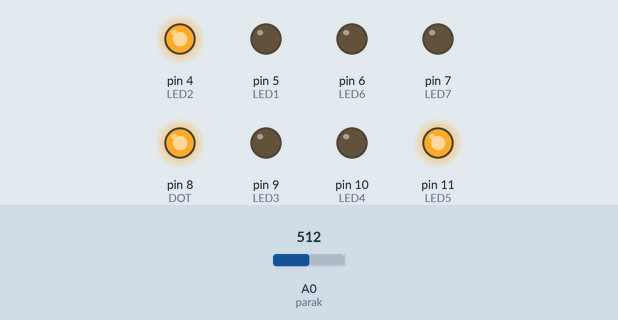
A sketch run on a simulated Arduino Uno, built with avr-gcc and run on an emulated ATmega328P. On the bench: output pins drawn as LEDs (lit = HIGH). The test bench sets the inputs (shaded band); at power-on: A0 (parak) = 512.

Above: at 1.2 s.
1.3 s: A0 (parak) set to 490
At 1.7 s:
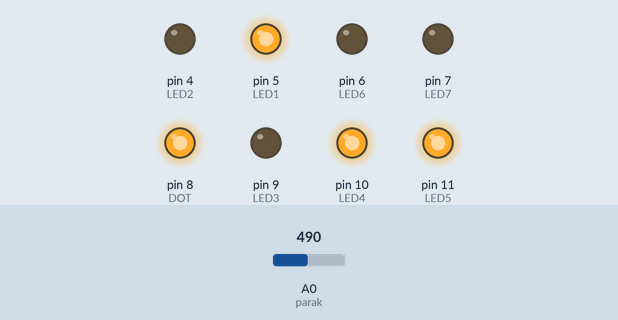
2.8 s: A0 (parak) set to 306
At 4.0 s:
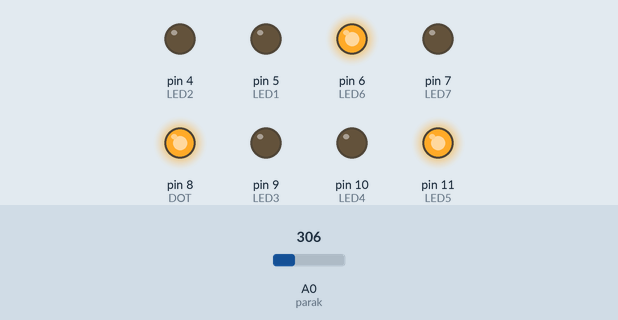
4.3 s: A0 (parak) set to 287
At 5.2 s:
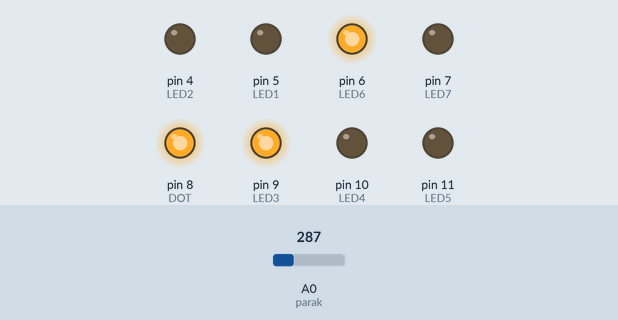
5.8 s: A0 (parak) set to 216
7.3 s: A0 (parak) set to 183
At 8.5 s:
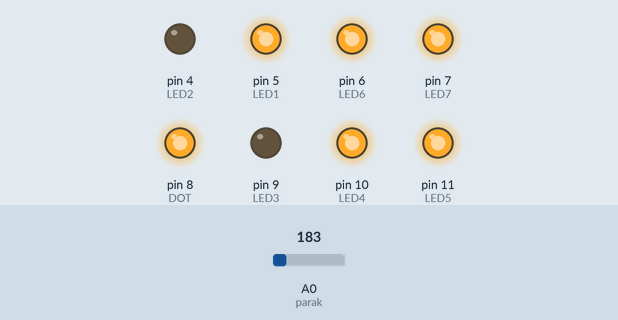
8.8 s: A0 (parak) set to 310
At 9.8 s:
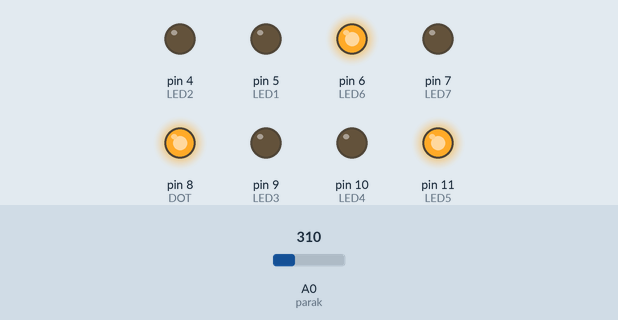
Timing chart, 0 to 11.3 s (numbered marks = the images above; inputs shaded):
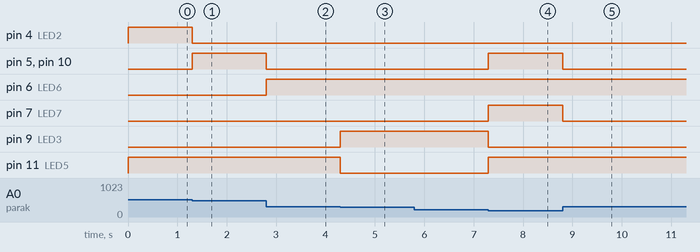

Measured:
- the behaviour switches between 300 and 299 on A0 (parak) (found by bisection; images 2 and 3)
- the behaviour switches between 200 and 199 on A0 (parak) (found by bisection; images 3 and 4)
- after the input at 1.3 s, pin 4 (LED2): HIGH → LOW at once; pin 5 (LED1), pin 10 (LED4): LOW → HIGH at once
- after the input at 2.8 s, pin 5 (LED1), pin 10 (LED4): HIGH → LOW at once; pin 6 (LED6): LOW → HIGH at once
- after the input at 4.3 s, pin 9 (LED3): LOW → HIGH at once; pin 11 (LED5): HIGH → LOW at once
- after the input at 5.8 s, every drawn part: stays the same
- after the input at 7.3 s, pin 5 (LED1), pin 7 (LED7), pin 10 (LED4), pin 11 (LED5): LOW → HIGH at once; pin 9 (LED3): HIGH → LOW at once
- after the input at 8.8 s, pin 5 (LED1), pin 7 (LED7), pin 10 (LED4): HIGH → LOW at once

The sketch:

harjotus9_mittari.ino
```cpp
#define LED1  5  //A
#define LED2  4  //B
#define LED3  9  //C
#define LED4  10 //D
#define LED5  11 //E
#define LED6  6  //F
#define LED7  7  //G
#define DOT   8  //DP
#define parak A0 //potikka

#define LEDON LOW
#define LEDOFF HIGH


void setup() {
  pinMode(LED1, OUTPUT);
  pinMode(LED2, OUTPUT);
  pinMode(LED3, OUTPUT);
  pinMode(LED4, OUTPUT);
  pinMode(LED5, OUTPUT);
  pinMode(LED6, OUTPUT);
  pinMode(LED7, OUTPUT);
  pinMode(DOT, OUTPUT);
  pinMode(parak, INPUT_PULLUP);
  Serial.begin(9600);
  allOff();
}


void showNum(){
  int x = parak2();
  if(x==0){
    nolla();
  }else if(x==1){
    yksi();
  }else if(x==2){
    kaksi();
  }else if(x==3){
    kolme();
  }else if(x==4){
    nelja();
  }else if(x==5){
    viisi();
  }else if(x==6){
    kuusi();
  }else if(x==7){
    seitseman();
  }else if(x==8){
    kahdeksan();
  }else if(x==9){
    yhdeksan();
  }else {
    piste();
  }
}


int analogPin = 0;


int parak2(){
  int x = analogRead(parak);
  if(x<100){
    x=0;
  }else if(x<200){
    x=1;
  }else if(x<300){
    x=2;
  }else if(x<400){
    x=3;
  }else if(x<500){
    x=4;
  }else if(x<600){
    x=5;
  }else if(x<700){
    x=6;
  }else if(x<800){
    x=7;
  }else if(x<900){
    x=8;
  }else{
    x=9;
  }return x;
}


void loop() {

 showNum();
 parak2();
}


//Sytytä parametrina annettu ledi
void turnOn(int led){
  digitalWrite(led, LEDON);
}

//Sammuta parametrina annuttu ledi
void turnOff(int led){
  digitalWrite(led, LEDOFF);
}

void allOff(){
  turnOff (LED1);
  turnOff (LED2);
  turnOff (LED3);
  turnOff (LED4);
  turnOff (LED5);
  turnOff (LED6);
  turnOff (LED7);
  turnOff (DOT);
}

void nolla(){
  turnOn  (LED1);
  turnOn  (LED2);
  turnOn  (LED3);
  turnOn  (LED4);
  turnOn  (LED5);
  turnOn  (LED6);
  turnOff (LED7);
  turnOff (DOT);
}
void yksi(){
  turnOff (LED1);
  turnOn  (LED2);
  turnOn  (LED3);
  turnOff (LED4);
  turnOff (LED5);
  turnOff (LED6);
  turnOff (LED7);
  turnOff (DOT);
}
void kaksi(){
  turnOn  (LED1);
  turnOn  (LED2);
  turnOff (LED3);
  turnOn  (LED4);
  turnOn  (LED5);
  turnOn  (LED7);
  turnOff (LED6);
  turnOff (DOT);
}
void kolme(){
  turnOn  (LED1);
  turnOn  (LED2);
  turnOn  (LED3);
  turnOn  (LED4);
  turnOff (LED5);
  turnOff (LED6);
  turnOn  (LED7);
  turnOff (DOT);
}
void nelja(){
  turnOff (LED1);
  turnOn  (LED2);
  turnOn  (LED3);
  turnOff (LED4);
  turnOff (LED5);
  turnOn  (LED6);
  turnOn  (LED7);
  turnOff (DOT);
}
void viisi(){
  turnOn  (LED1);
  turnOff (LED2);
  turnOn  (LED3);
  turnOn  (LED4);
  turnOff (LED5);
  turnOn  (LED6);
  turnOn  (LED7);
  turnOff (DOT);
}
void kuusi(){
  turnOn  (LED1);
  turnOff (LED2);
  turnOn  (LED3);
  turnOn  (LED4);
  turnOn  (LED5);
  turnOn  (LED6);
  turnOn  (LED7);
  turnOff (DOT);
}
void seitseman(){
  turnOn  (LED1);
  turnOn  (LED2);
  turnOn  (LED3);
  turnOff (LED4);
  turnOff (LED5);
  turnOff (LED6);
  turnOff (LED7);
  turnOff (DOT);
}
void kahdeksan(){
  turnOn  (LED1);
  turnOn  (LED2);
  turnOn  (LED3);
  turnOn  (LED4);
  turnOn  (LED5);
  turnOn  (LED6);
  turnOn  (LED7);
  turnOff  (DOT);
}
void yhdeksan(){
  turnOn  (LED1);
  turnOn  (LED2);
  turnOn  (LED3);
  turnOn  (LED4);
  turnOff (LED5);
  turnOn  (LED6);
  turnOn  (LED7);
  turnOff (DOT);
}
void piste(){
  turnOff  (LED1);
  turnOff  (LED2);
  turnOff  (LED3);
  turnOff  (LED4);
  turnOff  (LED5);
  turnOff  (LED6);
  turnOff  (LED7);
  turnOn   (DOT);
}
```
